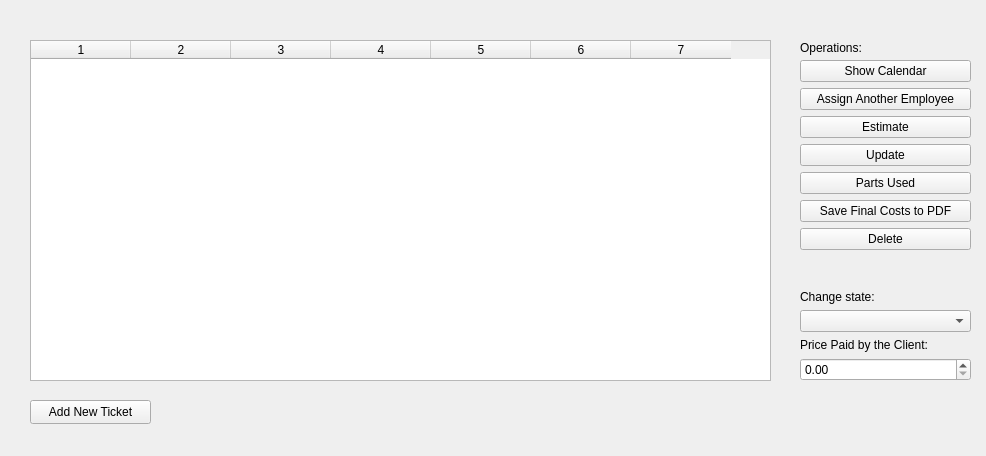
<?xml version="1.0" encoding="UTF-8"?>
<ui version="4.0">
 <class>Tickets</class>
 <widget class="QWidget" name="Tickets">
  <property name="geometry">
   <rect>
    <x>0</x>
    <y>0</y>
    <width>986</width>
    <height>456</height>
   </rect>
  </property>
  <property name="windowTitle">
   <string>Form</string>
  </property>
  <widget class="QWidget" name="verticalLayoutWidget">
   <property name="geometry">
    <rect>
     <x>800</x>
     <y>60</y>
     <width>171</width>
     <height>321</height>
    </rect>
   </property>
   <layout class="QVBoxLayout" name="verticalLayout">
    <item>
     <widget class="QPushButton" name="calendarButton">
      <property name="text">
       <string>Show Calendar</string>
      </property>
     </widget>
    </item>
    <item>
     <widget class="QPushButton" name="assignEmployeeButton">
      <property name="text">
       <string>Assign Another Employee</string>
      </property>
     </widget>
    </item>
    <item>
     <widget class="QPushButton" name="estimateButton">
      <property name="text">
       <string>Estimate</string>
      </property>
     </widget>
    </item>
    <item>
     <widget class="QPushButton" name="updateButton">
      <property name="text">
       <string>Update</string>
      </property>
     </widget>
    </item>
    <item>
     <widget class="QPushButton" name="partsButton">
      <property name="text">
       <string>Parts Used</string>
      </property>
     </widget>
    </item>
    <item>
     <widget class="QPushButton" name="finalButton">
      <property name="text">
       <string>Save Final Costs to PDF</string>
      </property>
     </widget>
    </item>
    <item>
     <widget class="QPushButton" name="deleteButton">
      <property name="text">
       <string>Delete</string>
      </property>
     </widget>
    </item>
    <item>
     <spacer name="verticalSpacer">
      <property name="orientation">
       <enum>Qt::Vertical</enum>
      </property>
      <property name="sizeHint" stdset="0">
       <size>
        <width>20</width>
        <height>40</height>
       </size>
      </property>
     </spacer>
    </item>
    <item>
     <widget class="QLabel" name="label_2">
      <property name="text">
       <string>Change state:</string>
      </property>
     </widget>
    </item>
    <item>
     <widget class="QComboBox" name="stateComboBox"/>
    </item>
    <item>
     <widget class="QLabel" name="label_3">
      <property name="text">
       <string>Price Paid by the Client:</string>
      </property>
     </widget>
    </item>
    <item>
     <widget class="QDoubleSpinBox" name="priceDoubleSpinBox">
      <property name="maximum">
       <double>99999.990000000005239</double>
      </property>
     </widget>
    </item>
   </layout>
  </widget>
  <widget class="QPushButton" name="addButton">
   <property name="geometry">
    <rect>
     <x>30</x>
     <y>400</y>
     <width>121</width>
     <height>24</height>
    </rect>
   </property>
   <property name="text">
    <string>Add New Ticket</string>
   </property>
  </widget>
  <widget class="QLabel" name="label">
   <property name="geometry">
    <rect>
     <x>800</x>
     <y>40</y>
     <width>81</width>
     <height>16</height>
    </rect>
   </property>
   <property name="text">
    <string>Operations:</string>
   </property>
  </widget>
  <widget class="QTableWidget" name="tableWidget">
   <property name="geometry">
    <rect>
     <x>30</x>
     <y>40</y>
     <width>741</width>
     <height>341</height>
    </rect>
   </property>
   <property name="rowCount">
    <number>0</number>
   </property>
   <property name="columnCount">
    <number>7</number>
   </property>
   <column/>
   <column/>
   <column/>
   <column/>
   <column/>
   <column/>
   <column/>
  </widget>
 </widget>
 <resources/>
 <connections/>
</ui>
